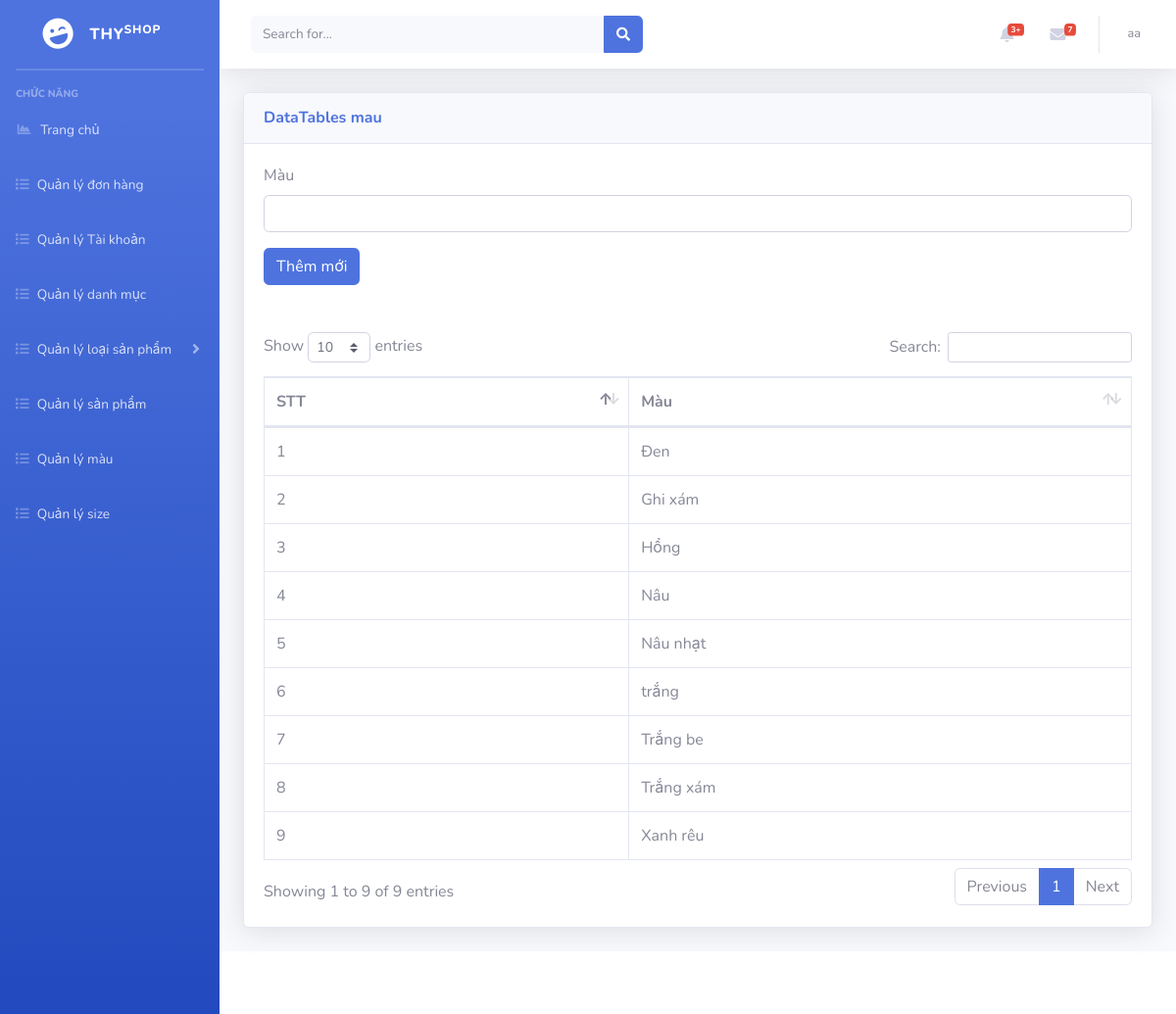
Page /admin/index.php?mod=mau (signed in) on the committed database.
### tables this page shows
CREATE TABLE `mau` (
  `mau` varchar(100) NOT NULL
);

### admin/models/connection.php (called while the page is built, shortened)
<?php
    class Connection{
        function __construct()
        {
            $server_name ="localhost";
            $username ="root";
            $password ="";
            $db_name ="shopthy";
            $this->conn = new mysqli($server_name,$username,$password,$db_name);
        }
    }
?>

### admin/models/model.php (called while the page is built, shortened)
<?php
 require_once('./models/connection.php');
class Model
{
    function __construct()
    {
        $conn_obj = new Connection();
        $this->conn = $conn_obj->conn;
    }
}
?>

### admin/controller/mauController.php (called while the page is built, shortened)
<?php
require_once('./models/mauModel.php');
class mauController
{
    var $m_model;
    public function __construct()
    {
        $this->m_model = new mauModel();
    }
    public function getAllMau()
    {
        return $this->m_model->getAllMau();
    }
}

### admin/models/mauModel.php (called while the page is built, shortened)
<?php
require_once('./models/model.php');
class mauModel extends Model
{
    function getAllMau()
    {
        $sql = "select * from mau";
        $rs = $this->conn->query($sql);
        $data = array();
        while ($row = $rs->fetch_assoc()) {
            $data[] = $row;
        }
        return $data;
    }
}

### admin/views/mau/mauView.php (the view, shortened to what this page needs)
<?php
require_once('controller/mauController.php');
$m_controller = new mauController();
$data = $m_controller->getAllMau();
?>
<form action="?mod=mau&act=addCSDL" method="POST" role="form" enctype="multipart/form-data">
    <div class="form-group">
        <label for="">Màu</label>
        <input type="text" class="form-control" id="" placeholder="" name="mau" required>
    </div>
    <button type="submit" class="btn btn-primary">Thêm mới</button>
</form>
<br>
<br>
<table class="table table-bordered" id="dataTable" width="100%" cellspacing="0">
    <thead>
        <tr>
            <th scope="col">STT</th>
            <th scope="col">Màu</th>
        </tr>
    </thead>
    <tbody>
        <?php
        $i = 1;
        foreach ($data as $row) { ?>
            <tr>
                <td><?= $i++ ?></td>
                <td><?= $row['mau'] ?></td>
            </tr>
        <?php } ?>
</table>

### rows in the picture
mau: mau "Đen"
mau: mau "Ghi xám"
mau: mau "Hồng"
mau: mau "Nâu"
mau: mau "Nâu nhạt"
mau: mau "trắng"
mau: mau "Trắng be"
mau: mau "Trắng xám"
mau: mau "Xanh rêu"

### other values in the picture
$_SESSION['login']['tenND'] "aa"
$mod "mau"
